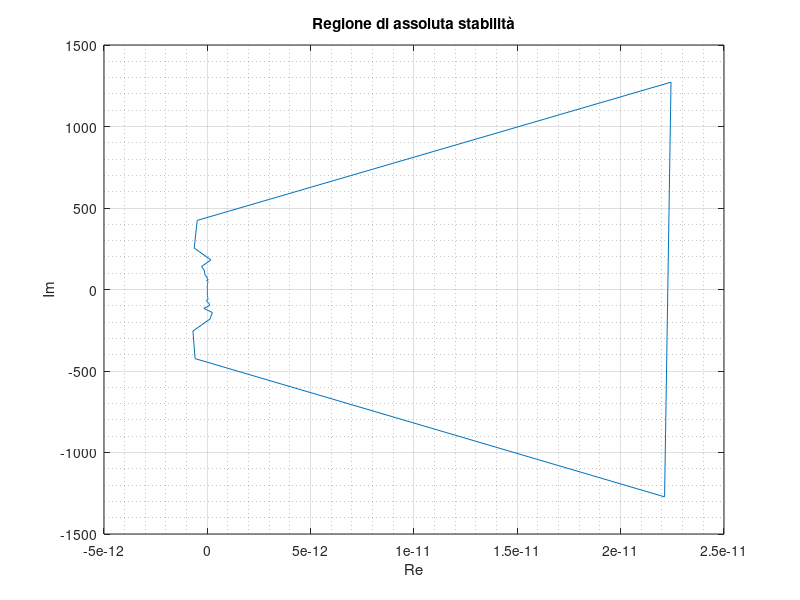

Write the MATLAB code that produced this figure.
clear
close all

% ro(x) = x - 1;
% sigma(x) = 1/2 x +1/2;

f = @(Z) (Z-1)./(1/2 *Z+1/2);

theta = linspace(0, 2*pi, 1000);
Z = exp(1).^(1i*theta);
F = f(Z);

figure(1)
plot(F)
grid on
grid minor
title('Regione di assoluta stabilità')
xlabel('Re')
ylabel('Im')